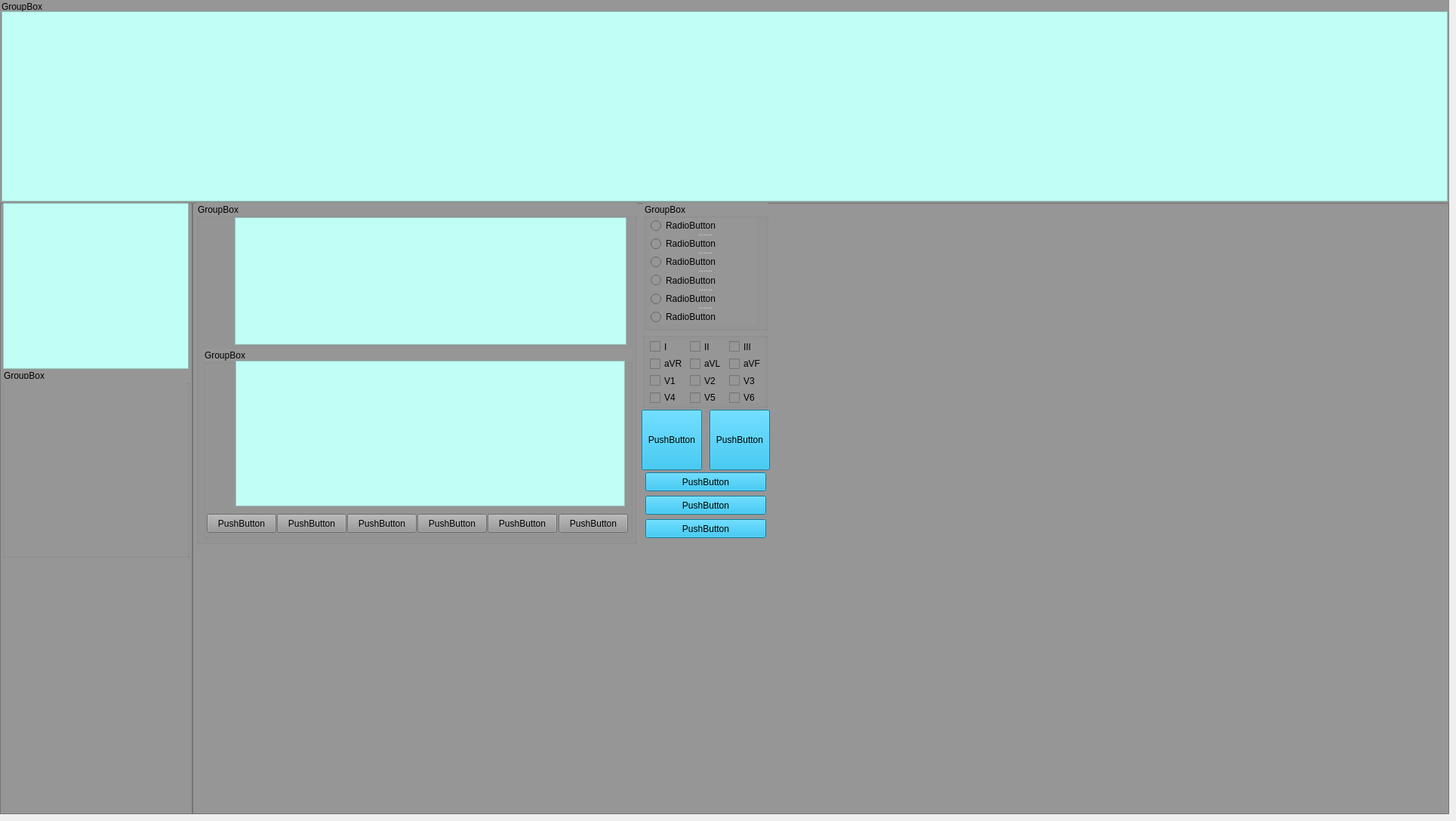
    <widget class="QWidget" name="tab_2">
     <attribute name="title">
      <string>Tab 2</string>
     </attribute>
     <widget class="QGroupBox" name="gbData">
      <property name="geometry">
       <rect>
        <x>0</x>
        <y>0</y>
        <width>1920</width>
        <height>269</height>
       </rect>
      </property>
      <property name="styleSheet">
       <string notr="true">background-color: rgb(150, 150, 150);</string>
      </property>
      <property name="title">
       <string>GroupBox</string>
      </property>
      <widget class="QTableView" name="LVEach">
       <property name="geometry">
        <rect>
         <x>2</x>
         <y>15</y>
         <width>1916</width>
         <height>252</height>
        </rect>
       </property>
       <property name="styleSheet">
        <string notr="true">background-color: rgb(193, 255, 246);</string>
       </property>
      </widget>
     </widget>
     <widget class="QFrame" name="frame_2">
      <property name="geometry">
       <rect>
        <x>0</x>
        <y>269</y>
        <width>255</width>
        <height>810</height>
       </rect>
      </property>
      <property name="styleSheet">
       <string notr="true">background-color: rgb(150, 150, 150);</string>
      </property>
      <property name="frameShape">
       <enum>QFrame::StyledPanel</enum>
      </property>
      <property name="frameShadow">
       <enum>QFrame::Raised</enum>
      </property>
      <widget class="QTableView" name="lvSumD">
       <property name="geometry">
        <rect>
         <x>4</x>
         <y>0</y>
         <width>246</width>
         <height>220</height>
        </rect>
       </property>
       <property name="styleSheet">
        <string notr="true">background-color: rgb(193, 255, 246);</string>
       </property>
      </widget>
      <widget class="QGroupBox" name="gbAxis">
       <property name="geometry">
        <rect>
         <x>3</x>
         <y>220</y>
         <width>249</width>
         <height>250</height>
        </rect>
       </property>
       <property name="title">
        <string>GroupBox</string>
       </property>
       <widget class="QLabel" name="imgAxis">
        <property name="geometry">
         <rect>
          <x>2</x>
          <y>13</y>
          <width>242</width>
          <height>235</height>
         </rect>
        </property>
        <property name="text">
         <string/>
        </property>
        <property name="pixmap">
         <pixmap resource="picture/ecg.qrc">:/imgAxis.bmp</pixmap>
        </property>
       </widget>
      </widget>
     </widget>
     <widget class="QFrame" name="frame_3">
      <property name="geometry">
       <rect>
        <x>255</x>
        <y>269</y>
        <width>1665</width>
        <height>810</height>
       </rect>
      </property>
      <property name="styleSheet">
       <string notr="true">background-color: rgb(150, 150, 150);</string>
      </property>
      <property name="frameShape">
       <enum>QFrame::StyledPanel</enum>
      </property>
      <property name="frameShadow">
       <enum>QFrame::Raised</enum>
      </property>
      <widget class="QGroupBox" name="gbDiag">
       <property name="geometry">
        <rect>
         <x>5</x>
         <y>0</y>
         <width>584</width>
         <height>452</height>
        </rect>
       </property>
       <property name="title">
        <string>GroupBox</string>
       </property>
       <widget class="QTextEdit" name="reDiag">
        <property name="geometry">
         <rect>
          <x>51</x>
          <y>19</y>
          <width>519</width>
          <height>169</height>
         </rect>
        </property>
        <property name="font">
         <font>
          <family>宋体</family>
          <pointsize>10</pointsize>
         </font>
        </property>
        <property name="styleSheet">
         <string notr="true">background-color: rgb(193, 255, 246);</string>
        </property>
       </widget>
       <widget class="QGroupBox" name="gbWord">
        <property name="geometry">
         <rect>
          <x>9</x>
          <y>193</y>
          <width>569</width>
          <height>251</height>
         </rect>
        </property>
        <property name="title">
         <string>GroupBox</string>
        </property>
        <widget class="QListWidget" name="TrViewWord">
         <property name="geometry">
          <rect>
           <x>43</x>
           <y>16</y>
           <width>516</width>
           <height>193</height>
          </rect>
         </property>
         <property name="styleSheet">
          <string notr="true">background-color: rgb(193, 255, 246);</string>
         </property>
        </widget>
        <widget class="QPushButton" name="bitAddWord">
         <property name="geometry">
          <rect>
           <x>5</x>
           <y>219</y>
           <width>92</width>
           <height>25</height>
          </rect>
         </property>
         <property name="text">
          <string>PushButton</string>
         </property>
        </widget>
        <widget class="QPushButton" name="bitDelWord">
         <property name="geometry">
          <rect>
           <x>98</x>
           <y>219</y>
           <width>92</width>
           <height>25</height>
          </rect>
         </property>
         <property name="text">
          <string>PushButton</string>
         </property>
        </widget>
        <widget class="QPushButton" name="bitAdd">
         <property name="geometry">
          <rect>
           <x>191</x>
           <y>219</y>
           <width>92</width>
           <height>25</height>
          </rect>
         </property>
         <property name="text">
          <string>PushButton</string>
         </property>
        </widget>
        <widget class="QPushButton" name="bitAutoDiag">
         <property name="geometry">
          <rect>
           <x>284</x>
           <y>219</y>
           <width>92</width>
           <height>25</height>
          </rect>
         </property>
         <property name="text">
          <string>PushButton</string>
         </property>
        </widget>
        <widget class="QPushButton" name="bitPriorComment">
         <property name="geometry">
          <rect>
           <x>377</x>
           <y>219</y>
           <width>92</width>
           <height>25</height>
          </rect>
         </property>
         <property name="text">
          <string>PushButton</string>
         </property>
        </widget>
        <widget class="QPushButton" name="bitSaveComment">
         <property name="geometry">
          <rect>
           <x>471</x>
           <y>219</y>
           <width>92</width>
           <height>25</height>
          </rect>
         </property>
         <property name="text">
          <string>PushButton</string>
         </property>
        </widget>
       </widget>
      </widget>
      <widget class="QGroupBox" name="rgPrintSelect">
       <property name="geometry">
        <rect>
         <x>597</x>
         <y>0</y>
         <width>166</width>
         <height>169</height>
        </rect>
       </property>
       <property name="title">
        <string>GroupBox</string>
       </property>
       <widget class="QSplitter" name="splitter">
        <property name="geometry">
         <rect>
          <x>10</x>
          <y>20</y>
          <width>141</width>
          <height>141</height>
         </rect>
        </property>
        <property name="orientation">
         <enum>Qt::Vertical</enum>
        </property>
        <widget class="QRadioButton" name="rgPrintSelect1">
         <property name="text">
          <string>RadioButton</string>
         </property>
        </widget>
        <widget class="QRadioButton" name="rgPrintSelect2">
         <property name="text">
          <string>RadioButton</string>
         </property>
        </widget>
        <widget class="QRadioButton" name="rgPrintSelect3">
         <property name="text">
          <string>RadioButton</string>
         </property>
        </widget>
        <widget class="QRadioButton" name="rgPrintSelect4">
         <property name="text">
          <string>RadioButton</string>
         </property>
        </widget>
        <widget class="QRadioButton" name="rgPrintSelect5">
         <property name="text">
          <string>RadioButton</string>
         </property>
        </widget>
        <widget class="QRadioButton" name="rgPrintSelect6">
         <property name="text">
          <string>RadioButton</string>
         </property>
        </widget>
       </widget>
      </widget>
      <widget class="QGroupBox" name="panLead">
       <property name="geometry">
        <rect>
         <x>596</x>
         <y>172</y>
         <width>166</width>
         <height>100</height>
        </rect>
       </property>
       <property name="title">
        <string/>
       </property>
       <widget class="QWidget" name="layoutWidget">
        <property name="geometry">
         <rect>
          <x>10</x>
          <y>10</y>
          <width>151</width>
          <height>84</height>
         </rect>
        </property>
        <layout class="QGridLayout" name="gridLayout">
         <item row="0" column="0">
          <widget class="QCheckBox" name="chk0">
           <property name="text">
            <string>I</string>
           </property>
          </widget>
         </item>
         <item row="0" column="1">
          <widget class="QCheckBox" name="chk1">
           <property name="text">
            <string>II</string>
           </property>
          </widget>
         </item>
         <item row="0" column="2">
          <widget class="QCheckBox" name="chk2">
           <property name="text">
            <string>III</string>
           </property>
          </widget>
         </item>
         <item row="1" column="0">
          <widget class="QCheckBox" name="chk3">
           <property name="text">
            <string>aVR</string>
           </property>
          </widget>
         </item>
         <item row="1" column="1">
          <widget class="QCheckBox" name="chk4">
           <property name="text">
            <string>aVL</string>
           </property>
          </widget>
         </item>
         <item row="1" column="2">
          <widget class="QCheckBox" name="chk5">
           <property name="text">
            <string>aVF</string>
           </property>
          </widget>
         </item>
         <item row="2" column="0">
          <widget class="QCheckBox" name="chk6">
           <property name="text">
            <string>V1</string>
           </property>
          </widget>
         </item>
         <item row="2" column="1">
          <widget class="QCheckBox" name="chk7">
           <property name="text">
            <string>V2</string>
           </property>
          </widget>
         </item>
         <item row="2" column="2">
          <widget class="QCheckBox" name="chk8">
           <property name="text">
            <string>V3</string>
           </property>
          </widget>
         </item>
         <item row="3" column="0">
          <widget class="QCheckBox" name="chk9">
           <property name="text">
            <string>V4</string>
           </property>
          </widget>
         </item>
         <item row="3" column="1">
          <widget class="QCheckBox" name="chk10">
           <property name="text">
            <string>V5</string>
           </property>
          </widget>
         </item>
         <item row="3" column="2">
          <widget class="QCheckBox" name="chk11">
           <property name="text">
            <string>V6</string>
           </property>
          </widget>
         </item>
        </layout>
       </widget>
      </widget>
      <widget class="QToolButton" name="spPreviewD">
       <property name="geometry">
        <rect>
         <x>685</x>
         <y>274</y>
         <width>80</width>
         <height>80</height>
        </rect>
       </property>
       <property name="styleSheet">
        <string notr="true">background-color: rgb(15, 177, 228);</string>
       </property>
       <property name="text">
        <string>PushButton</string>
       </property>
       <property name="icon">
        <iconset resource="picture/ecg.qrc">
         <normaloff>:/spPreviewT.png</normaloff>:/spPreviewT.png</iconset>
       </property>
       <property name="iconSize">
        <size>
         <width>40</width>
         <height>40</height>
        </size>
       </property>
       <property name="toolButtonStyle">
        <enum>Qt::ToolButtonTextUnderIcon</enum>
       </property>
      </widget>
      <widget class="QToolButton" name="spPrintD">
       <property name="geometry">
        <rect>
         <x>595</x>
         <y>274</y>
         <width>80</width>
         <height>80</height>
        </rect>
       </property>
       <property name="styleSheet">
        <string notr="true">background-color: rgb(15, 177, 228);</string>
       </property>
       <property name="text">
        <string>PushButton</string>
       </property>
       <property name="icon">
        <iconset resource="picture/ecg.qrc">
         <normaloff>:/spPrintT.png</normaloff>:/spPrintT.png</iconset>
       </property>
       <property name="iconSize">
        <size>
         <width>40</width>
         <height>40</height>
        </size>
       </property>
       <property name="toolButtonStyle">
        <enum>Qt::ToolButtonTextUnderIcon</enum>
       </property>
      </widget>
      <widget class="QPushButton" name="spCreateImage">
       <property name="geometry">
        <rect>
         <x>600</x>
         <y>357</y>
         <width>160</width>
         <height>25</height>
        </rect>
       </property>
       <property name="styleSheet">
        <string notr="true">background-color: rgb(15, 177, 228);</string>
       </property>
       <property name="text">
        <string>PushButton</string>
       </property>
      </widget>
      <widget class="QPushButton" name="spOut">
       <property name="geometry">
        <rect>
         <x>600</x>
         <y>388</y>
         <width>160</width>
         <height>25</height>
        </rect>
       </property>
       <property name="styleSheet">
        <string notr="true">background-color: rgb(15, 177, 228);</string>
       </property>
       <property name="text">
        <string>PushButton</string>
       </property>
      </widget>
      <widget class="QPushButton" name="spBack2">
       <property name="geometry">
        <rect>
         <x>600</x>
         <y>419</y>
         <width>160</width>
         <height>25</height>
        </rect>
       </property>
       <property name="styleSheet">
        <string notr="true">background-color: rgb(15, 177, 228);</string>
       </property>
       <property name="text">
        <string>PushButton</string>
       </property>
      </widget>
     </widget>
    </widget>
